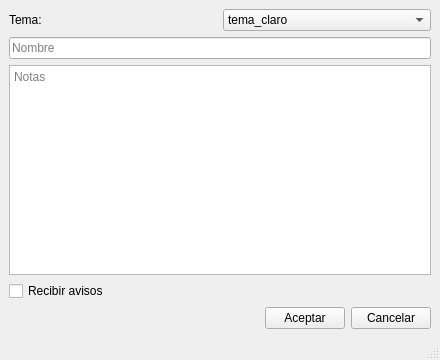
<?xml version="1.0" encoding="UTF-8"?>
<ui version="4.0">
 <class>MainWindow</class>
 <widget class="QMainWindow" name="MainWindow">
  <property name="geometry">
   <rect>
    <x>0</x>
    <y>0</y>
    <width>440</width>
    <height>360</height>
   </rect>
  </property>
  <property name="windowTitle">
   <string>Cambiar de tema</string>
  </property>
  <widget class="QWidget" name="centralwidget">
   <layout class="QVBoxLayout" name="vlPrincipal">
    <item>
     <layout class="QHBoxLayout" name="hlTema">
      <item>
       <widget class="QLabel" name="lblTema">
        <property name="text">
         <string>Tema:</string>
        </property>
       </widget>
      </item>
      <item>
       <widget class="QComboBox" name="comboTema">
        <item>
         <property name="text">
          <string>tema_claro</string>
         </property>
        </item>
        <item>
         <property name="text">
          <string>tema_oscuro</string>
         </property>
        </item>
        <item>
         <property name="text">
          <string>tema_verde</string>
         </property>
        </item>
       </widget>
      </item>
     </layout>
    </item>
    <item>
     <widget class="QLineEdit" name="editNombre">
      <property name="placeholderText">
       <string>Nombre</string>
      </property>
     </widget>
    </item>
    <item>
     <widget class="QTextEdit" name="textNotas">
      <property name="placeholderText">
       <string>Notas</string>
      </property>
     </widget>
    </item>
    <item>
     <widget class="QCheckBox" name="checkAviso">
      <property name="text">
       <string>Recibir avisos</string>
      </property>
     </widget>
    </item>
    <item>
     <layout class="QHBoxLayout" name="hlBotones">
      <item>
       <spacer name="horizontalSpacer">
        <property name="orientation">
         <enum>Qt::Orientation::Horizontal</enum>
        </property>
        <property name="sizeHint" stdset="0">
         <size>
          <width>40</width>
          <height>20</height>
         </size>
        </property>
       </spacer>
      </item>
      <item>
       <widget class="QPushButton" name="btnAceptar">
        <property name="text">
         <string>Aceptar</string>
        </property>
       </widget>
      </item>
      <item>
       <widget class="QPushButton" name="btnCancelar">
        <property name="text">
         <string>Cancelar</string>
        </property>
       </widget>
      </item>
     </layout>
    </item>
   </layout>
  </widget>
  <widget class="QMenuBar" name="menubar">
   <property name="geometry">
    <rect>
     <x>0</x>
     <y>0</y>
     <width>440</width>
     <height>22</height>
    </rect>
   </property>
  </widget>
  <widget class="QStatusBar" name="statusbar"/>
 </widget>
 <resources/>
 <connections/>
</ui>
